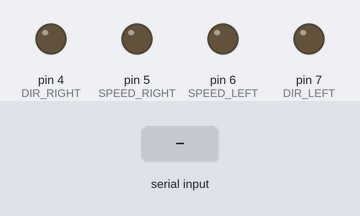
This sketch was run on a simulated Arduino Uno, built with avr-gcc and run on an emulated ATmega328P. Shown: output pins drawn as LEDs (lit = HIGH). The test bench sets the inputs (shaded band). What the sketch prints to the serial monitor is not drawn.

Above: at 1.2 s.
1.3 s: "F" received over the second serial link
At 1.6 s:
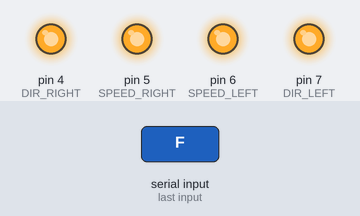
2.8 s: "R" received over the second serial link
At 3.9 s:
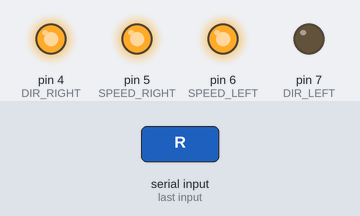
4.3 s: "L" received over the second serial link
At 5.1 s:
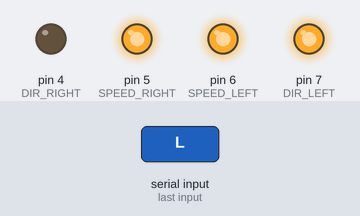
5.8 s: "B" received over the second serial link
At 6.2 s:
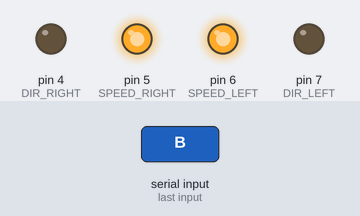
Timing chart, 0 to 8.3 s (numbered marks = the images above; inputs shaded):
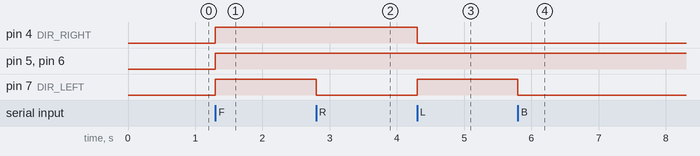

Measured:
- after the input at 1.3 s, pin 4 (DIR_RIGHT), pin 5 (SPEED_RIGHT), pin 6 (SPEED_LEFT), pin 7 (DIR_LEFT): LOW → HIGH at once
- after the input at 2.8 s, pin 7 (DIR_LEFT): HIGH → LOW at once
- after the input at 4.3 s, pin 4 (DIR_RIGHT): HIGH → LOW at once; pin 7 (DIR_LEFT): LOW → HIGH at once
- after the input at 5.8 s, pin 7 (DIR_LEFT): HIGH → LOW at once

The sketch:

bluetooth_car.ino
```cpp
#include <SoftwareSerial.h>
#include <EEPROM.h>

SoftwareSerial mySerial(10, 11);

// 47 - расстояние 56 - скорость / врепед - HIGH  назад - LEFT
#define DIR_RIGHT 4
#define SPEED_RIGHT 5
#define DIR_LEFT 7
#define SPEED_LEFT 6

bool raceMode = 0;

const int spin_calibration_states[4][2] = { {0, 0}, {1, 1}, {0, 1}, {1, 0} };
int calibration_state = 0;

void move(int rspeed, int lspeed){
  bool lforward = lspeed > 0 ^ spin_calibration_states[calibration_state][0];
  bool rforward = rspeed > 0 ^ spin_calibration_states[calibration_state][1];
  digitalWrite(DIR_RIGHT, rforward);
  digitalWrite(DIR_LEFT, lforward);
  analogWrite(SPEED_RIGHT, abs(rspeed));
  analogWrite(SPEED_LEFT, abs(lspeed));
}

enum State {
  Stop,
  Forward,
  TurnLeft,
  TurnRight,
  RotateLeft,
  RotateRight,
  Backward
};

State state = State::Stop;
State prevState = State::Stop;

int rotation_counter = 0;
int rotate_delay = 0;

int last_millis = 0;

void set_state(int new_state) {
  if (new_state != state) {
    rotation_counter = 450;
    state = new_state;
  }
}

void set_state_force(int new_state) {
  rotation_counter = 450;
  state = new_state;
}

int state_forward_run() {
  move(255, 255);
  return State::Forward;
}

int state_backward_run() {
  move(-255, -255);
  return State::Backward;
}

int state_stop_run() {
  move(0, 0);
  return State::Stop;
}

int state_turn_left_run() {
  move(80, 255);
  return State::TurnLeft;
}

int state_turn_right_run() {
  move(255, 80);
  return State::TurnRight;
}

int state_rotate_left_run() {
  move(-255, 255);
  // if (rotation_counter <= 0) {
  //   return State::Forward;
  // }
  return State::RotateLeft;
}

int state_rotate_right_run() {
  move(255, -255);
  // if (rotation_counter <= 0) {
  //   return State::Forward;
  // }
  return State::RotateRight;
}

int process_state() {
  switch (state) {
    case State::Stop:
      return state_stop_run();
    case State::Forward:
      return state_forward_run();
    case State::TurnRight:
      return state_turn_right_run();
    case State::TurnLeft:
      return state_turn_left_run();
    case State::RotateLeft:
      return state_rotate_left_run();
    case State::RotateRight:
      return state_rotate_right_run();
    case State::Backward:
      return state_backward_run();
  }
}

void state_run() {
  int new_state = process_state();
  set_state(new_state);
}

void setup() {
  Serial.begin(9600);
  last_millis = millis();
  for(int i = 4; i <= 7; i++){
    pinMode(i, OUTPUT);
  }
  Serial.println("Goodnight PC!");

  mySerial.begin(9600);
  mySerial.println("Hello, Phone?");

  calibration_state = EEPROM.read(0);
}

int action_counter = 0;

void loop() {
  prevState = state;

  if (mySerial.available()) {
    char c = mySerial.read();
    Serial.write(c);
    if (c == 'C') {
      calibration_state = (calibration_state + 1) % 4;
      EEPROM.put(0, calibration_state);
    }
    if (c == 'T') {
      raceMode = !raceMode;
      if (!raceMode) {
        action_counter = 0;
      }
    }
    if (c == '0') {
      action_counter -= 1;
      if (!raceMode) {
        set_state_force(State::Stop);
      }
    } else {
      action_counter += 1;
    }
    if (action_counter <= 0) {
      if (raceMode) {
        set_state_force(State::Stop);
      }
    }
    if (c == 'F') {
      set_state_force(State::Forward);
    }
    if (c == 'R') {

      if (!raceMode) {
        set_state_force(State::RotateRight);
      } else {
        set_state_force(State::TurnRight);
      }
    }
    if (c == 'L') {
      if (!raceMode) {
        set_state_force(State::RotateLeft);
      } else {
        set_state_force(State::TurnLeft);
      }
    }
    if (c == 'B') {
      set_state_force(State::Backward);
    }
  }
  if (Serial.available()) {
    mySerial.write(Serial.read());
  }

  state_run();
  if (rotation_counter > 0) {
    rotation_counter -= millis() - last_millis;
  }

  last_millis = millis();
}
```
